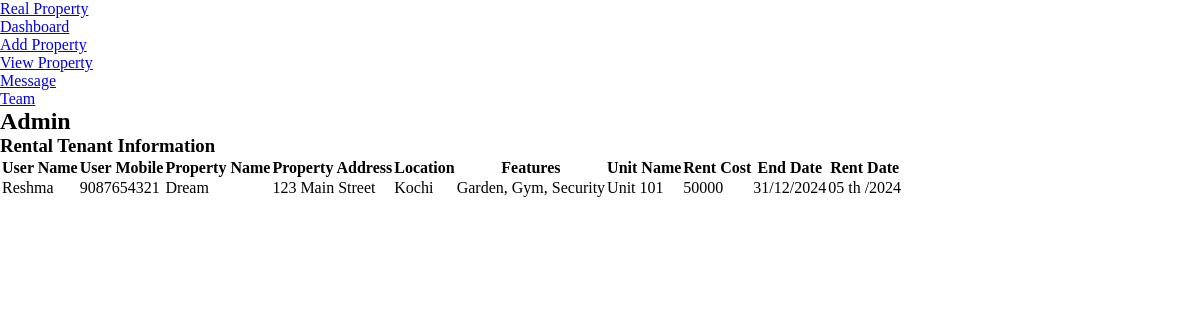
/admin_home, run on the app's committed database.
### real_estate_management_app/models.py (models this page shows)
class RentDetails(models.Model):
    user = models.ForeignKey(User, on_delete=models.CASCADE)
    fname = models.CharField(max_length=100)
    address = models.EmailField(max_length=100)
    mobile = models.CharField(max_length=13)
    properti = models.ForeignKey(PropertyDetails, on_delete=models.CASCADE)
    pname = models.CharField(max_length=100)
    paddress = models.EmailField(max_length=100)
    locaton = models.CharField(max_length=130)
    features = models.CharField(max_length=500)
    unit = models.ForeignKey(UnitDetails, on_delete=models.CASCADE)
    uname = models.EmailField(max_length=100)
    rent_cost = models.CharField(max_length=13)
    types = models.CharField(max_length=500)
    enddate = models.CharField(max_length=500)
    rentdate = models.CharField(max_length=500)
    status = models.CharField(max_length=10)

### real_estate_management_app/views.py (the view)
# urls.py: path("admin_home", views.admin_home,name='admin_home'),
def admin_home(request):
    data=RentDetails.objects.all()
    return render(request,'admin_home.html',{'data':data})

### real_estate_management_app/templates/admin_home.html (shortened to what this page needs)
<!DOCTYPE html>
<html lang="en">
<head>
    <link rel="stylesheet" href="../static/admin/css/style.css">
</head>
<body>
	<section id="sidebar">
		<a href="#" class="brand">
			<span class="text">Real Property</span>
		</a>
		<ul class="side-menu top">
			<li class="active">
				<a href="{% url 'admin_home' %}">
					<span class="text">Dashboard</span>
				</a>
			</li>
			<li>
				<a href="{% url 'add_property_page' %}">
					<span class="text">Add Property</span>
				</a>
			</li>
			<li>
				<a href="{% url 'admin_view_property' %}">
					<span class="text">View Property</span>
				</a>
			</li>
			<li>
				<a href="#">
					<span class="text">Message</span>
				</a>
			</li>
			<li>
				<a href="#">
					<span class="text">Team</span>
				</a>
			</li>
		</ul>
	</section>
	<section id="content">
		<main>
			<div class="head-title">
				<div class="left">
					<h1>Admin</h1>
				</div>
			</div>
			<div class="table-data">
				<div class="order">
					<div class="head">
						<h3>Rental Tenant Information</h3>
					</div>
					<table>
                        <thead>
                            <tr>
                                <th>User Name</th>
                                <th>User Mobile</th>
                                <th>Property Name</th>
                                <th>Property Address</th>
                                <th>Location</th>
								<th>Features</th>
                                <th>Unit Name</th>
                                <th>Rent Cost</th>
                                <th>End Date</th>
                                <th>Rent Date</th>
                            </tr>
                        </thead>
                        <tbody>
                            {% for i in data %}
                            <tr>
                                <td>
                                    <p>{{i.fname}}</p>
                                </td>
                                <td>
                                    <p>{{i.mobile}}</p>
                                </td>
                                <td>{{i.pname}}</td>
								<td>
                                    <p>{{i.paddress}}</p>
                                </td>
                                <td>{{i.locaton}}</td>
                                <td>
                                    <p>{{i.features}}</p>
                                </td>
                                <td>{{i.uname}}</td>
								<td>{{i.rent_cost}}</td>
                                <td>{{i.enddate}}</td>
                                <td>
                                    <p>{{i.rentdate}}</p>
                                </td>
                            </tr>
                            {% endfor %}
                        </tbody>
                    </table>
				</div>
			</div>
		</main>
	</section>
</body>
</html>

### real_estate_management_app/static/index/css/style.css (style rules this page uses)
* { margin:0; padding:0; }

### data on the page
RentDetails: fname "Reshma", mobile "9087654321", pname "Dream", paddress "123 Main Street", locaton "Kochi", features "Garden, Gym, Security", uname "Unit 101", rent_cost "50000", enddate "31/12/2024", rentdate "05 th /2024"
